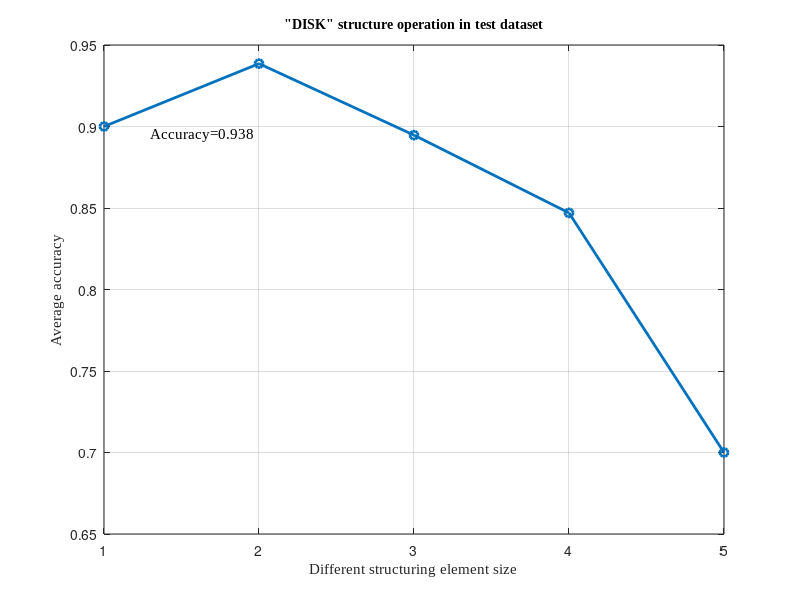

This figure's MATLAB source:
close all;
clear all;
x=[1,2,3,4,5];
y=[0.9,0.93857,0.8947,0.847,0.7];
% [b1_max, index] = max(y);
% a1_max = x(index);
% lengthX = length(x);
% samplingRateIncrease = 3;
% newXSamplePoints = linspace(1, lengthX, lengthX * samplingRateIncrease);
% smoothedY = spline(x, y, newXSamplePoints);
% plot(newXSamplePoints, smoothedY,a1_max, b1_max, 'ro');
% %bar(x,y,0.4,'FaceColor',[0.8500 0.3250 0.0980]);
plot(x,y,'-o','LineWidth',2);
xlabel('Different structuring element size','FontName','Times New Roman','FontSize',11) 
ylabel('Average accuracy','FontName','Times New Roman','FontSize',11) 
%ylabel('Y Axis', 'FontSize', 14, 'FontWeight', 'bold')
%tl = sprintf('"DISK" structure operation in test dataset');
title('"DISK" structure operation in test dataset','FontName','Times New Roman','FontSize',10)
text(1.3,0.895,'Accuracy=0.938','Color','black','FontName','Times New Roman','FontSize',11)
grid on